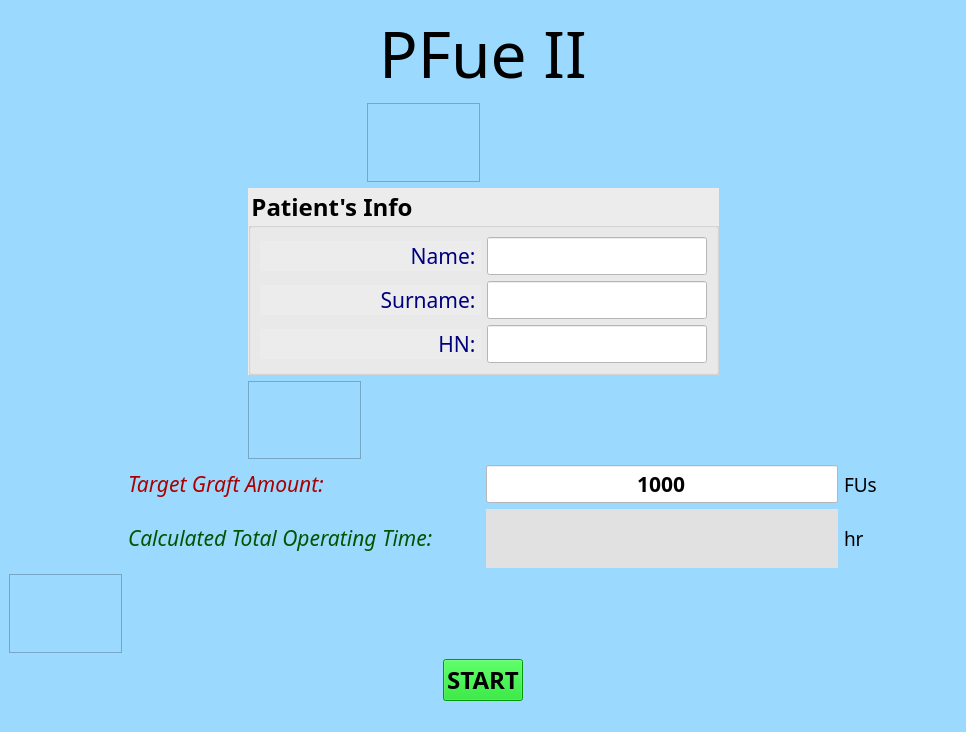
<?xml version="1.0" encoding="UTF-8"?>
<ui version="4.0">
 <class>MainWindow</class>
 <widget class="QMainWindow" name="MainWindow">
  <property name="windowModality">
   <enum>Qt::NonModal</enum>
  </property>
  <property name="geometry">
   <rect>
    <x>0</x>
    <y>0</y>
    <width>966</width>
    <height>732</height>
   </rect>
  </property>
  <property name="sizePolicy">
   <sizepolicy hsizetype="Fixed" vsizetype="Fixed">
    <horstretch>0</horstretch>
    <verstretch>0</verstretch>
   </sizepolicy>
  </property>
  <property name="contextMenuPolicy">
   <enum>Qt::NoContextMenu</enum>
  </property>
  <property name="windowTitle">
   <string>PFue-II Homepage</string>
  </property>
  <property name="windowIcon">
   <iconset>
    <normaloff>hairstyle.png</normaloff>hairstyle.png</iconset>
  </property>
  <property name="autoFillBackground">
   <bool>false</bool>
  </property>
  <property name="styleSheet">
   <string notr="true">background-color: rgb(155, 217, 255);
</string>
  </property>
  <property name="toolButtonStyle">
   <enum>Qt::ToolButtonIconOnly</enum>
  </property>
  <property name="tabShape">
   <enum>QTabWidget::Rounded</enum>
  </property>
  <widget class="QWidget" name="centralwidget">
   <layout class="QGridLayout" name="gridLayout_2">
    <item row="8" column="1">
     <layout class="QGridLayout" name="gridLayout_16">
      <item row="0" column="0">
       <widget class="QFrame" name="frame">
        <property name="frameShape">
         <enum>QFrame::StyledPanel</enum>
        </property>
        <property name="frameShadow">
         <enum>QFrame::Raised</enum>
        </property>
       </widget>
      </item>
     </layout>
    </item>
    <item row="2" column="4">
     <layout class="QGridLayout" name="gridLayout_30">
      <item row="0" column="0">
       <widget class="QFrame" name="frame_3">
        <property name="frameShape">
         <enum>QFrame::StyledPanel</enum>
        </property>
        <property name="frameShadow">
         <enum>QFrame::Raised</enum>
        </property>
       </widget>
      </item>
     </layout>
    </item>
    <item row="5" column="3">
     <layout class="QGridLayout" name="gridLayout_18">
      <item row="0" column="0">
       <widget class="QFrame" name="frame_2">
        <property name="frameShape">
         <enum>QFrame::StyledPanel</enum>
        </property>
        <property name="frameShadow">
         <enum>QFrame::Raised</enum>
        </property>
       </widget>
      </item>
     </layout>
    </item>
    <item row="3" column="3" rowspan="2" colspan="4">
     <layout class="QGridLayout" name="gridLayout_29">
      <item row="0" column="0">
       <widget class="QGroupBox" name="groupBox_2">
        <property name="sizePolicy">
         <sizepolicy hsizetype="Preferred" vsizetype="Fixed">
          <horstretch>0</horstretch>
          <verstretch>0</verstretch>
         </sizepolicy>
        </property>
        <property name="font">
         <font>
          <family>Myriad Hebrew</family>
          <pointsize>18</pointsize>
          <weight>75</weight>
          <italic>false</italic>
          <bold>true</bold>
         </font>
        </property>
        <property name="contextMenuPolicy">
         <enum>Qt::ActionsContextMenu</enum>
        </property>
        <property name="styleSheet">
         <string notr="true">background-color: rgb(236, 236, 236);</string>
        </property>
        <property name="title">
         <string>Patient's Info</string>
        </property>
        <layout class="QGridLayout" name="gridLayout_26">
         <item row="0" column="0">
          <layout class="QGridLayout" name="gridLayout_21">
           <item row="0" column="0">
            <widget class="QLabel" name="label_10">
             <property name="sizePolicy">
              <sizepolicy hsizetype="Preferred" vsizetype="Fixed">
               <horstretch>0</horstretch>
               <verstretch>0</verstretch>
              </sizepolicy>
             </property>
             <property name="font">
              <font>
               <family>Myriad Hebrew</family>
               <pointsize>16</pointsize>
               <weight>50</weight>
               <italic>false</italic>
               <bold>false</bold>
              </font>
             </property>
             <property name="text">
              <string>&lt;html&gt;&lt;head/&gt;&lt;body&gt;&lt;p&gt;&lt;span style=&quot; color:#00007f;&quot;&gt;    Name: &lt;/span&gt;&lt;/p&gt;&lt;/body&gt;&lt;/html&gt;</string>
             </property>
             <property name="alignment">
              <set>Qt::AlignRight|Qt::AlignTrailing|Qt::AlignVCenter</set>
             </property>
            </widget>
           </item>
          </layout>
         </item>
         <item row="2" column="0">
          <layout class="QGridLayout" name="gridLayout_24">
           <item row="0" column="0">
            <widget class="QLabel" name="label_12">
             <property name="sizePolicy">
              <sizepolicy hsizetype="Preferred" vsizetype="Fixed">
               <horstretch>0</horstretch>
               <verstretch>0</verstretch>
              </sizepolicy>
             </property>
             <property name="font">
              <font>
               <family>Myriad Hebrew</family>
               <pointsize>16</pointsize>
               <weight>50</weight>
               <italic>false</italic>
               <bold>false</bold>
              </font>
             </property>
             <property name="text">
              <string>&lt;html&gt;&lt;head/&gt;&lt;body&gt;&lt;p&gt;&lt;span style=&quot; color:#00007f;&quot;&gt;    HN: &lt;/span&gt;&lt;/p&gt;&lt;/body&gt;&lt;/html&gt;</string>
             </property>
             <property name="alignment">
              <set>Qt::AlignRight|Qt::AlignTrailing|Qt::AlignVCenter</set>
             </property>
            </widget>
           </item>
          </layout>
         </item>
         <item row="1" column="0">
          <layout class="QGridLayout" name="gridLayout_22">
           <item row="0" column="0">
            <widget class="QLabel" name="label_11">
             <property name="sizePolicy">
              <sizepolicy hsizetype="Preferred" vsizetype="Fixed">
               <horstretch>0</horstretch>
               <verstretch>0</verstretch>
              </sizepolicy>
             </property>
             <property name="font">
              <font>
               <family>Myriad Hebrew</family>
               <pointsize>16</pointsize>
               <weight>50</weight>
               <italic>false</italic>
               <bold>false</bold>
              </font>
             </property>
             <property name="text">
              <string>&lt;html&gt;&lt;head/&gt;&lt;body&gt;&lt;p&gt;&lt;span style=&quot; color:#00007f;&quot;&gt;    Surname: &lt;/span&gt;&lt;/p&gt;&lt;/body&gt;&lt;/html&gt;</string>
             </property>
             <property name="alignment">
              <set>Qt::AlignRight|Qt::AlignTrailing|Qt::AlignVCenter</set>
             </property>
            </widget>
           </item>
          </layout>
         </item>
         <item row="0" column="1">
          <layout class="QGridLayout" name="gridLayout_23">
           <property name="sizeConstraint">
            <enum>QLayout::SetFixedSize</enum>
           </property>
           <property name="horizontalSpacing">
            <number>20</number>
           </property>
           <item row="0" column="0">
            <widget class="QLineEdit" name="lineEdit_3">
             <property name="sizePolicy">
              <sizepolicy hsizetype="Preferred" vsizetype="Fixed">
               <horstretch>0</horstretch>
               <verstretch>0</verstretch>
              </sizepolicy>
             </property>
             <property name="font">
              <font>
               <family>Myriad Hebrew</family>
               <pointsize>16</pointsize>
              </font>
             </property>
             <property name="styleSheet">
              <string notr="true">background-color: rgb(255, 255, 255);</string>
             </property>
            </widget>
           </item>
          </layout>
         </item>
         <item row="1" column="1">
          <layout class="QGridLayout" name="gridLayout_25">
           <property name="sizeConstraint">
            <enum>QLayout::SetFixedSize</enum>
           </property>
           <item row="0" column="0">
            <widget class="QLineEdit" name="lineEdit">
             <property name="sizePolicy">
              <sizepolicy hsizetype="Preferred" vsizetype="Fixed">
               <horstretch>0</horstretch>
               <verstretch>0</verstretch>
              </sizepolicy>
             </property>
             <property name="font">
              <font>
               <family>Myriad Hebrew</family>
               <pointsize>16</pointsize>
              </font>
             </property>
             <property name="styleSheet">
              <string notr="true">background-color: rgb(255, 255, 255);</string>
             </property>
            </widget>
           </item>
          </layout>
         </item>
         <item row="2" column="1">
          <layout class="QGridLayout" name="gridLayout_27">
           <property name="sizeConstraint">
            <enum>QLayout::SetFixedSize</enum>
           </property>
           <item row="0" column="0">
            <widget class="QLineEdit" name="lineEdit_2">
             <property name="sizePolicy">
              <sizepolicy hsizetype="Preferred" vsizetype="Fixed">
               <horstretch>0</horstretch>
               <verstretch>0</verstretch>
              </sizepolicy>
             </property>
             <property name="font">
              <font>
               <family>Myriad Hebrew</family>
               <pointsize>16</pointsize>
              </font>
             </property>
             <property name="styleSheet">
              <string notr="true">background-color: rgb(255, 255, 255);</string>
             </property>
            </widget>
           </item>
          </layout>
         </item>
        </layout>
       </widget>
      </item>
     </layout>
    </item>
    <item row="6" column="8">
     <layout class="QGridLayout" name="gridLayout_33">
      <item row="0" column="0">
       <widget class="QLabel" name="label_7">
        <property name="font">
         <font>
          <family>Myriad Hebrew</family>
          <pointsize>14</pointsize>
         </font>
        </property>
        <property name="text">
         <string>FUs</string>
        </property>
       </widget>
      </item>
     </layout>
    </item>
    <item row="6" column="5" colspan="3">
     <layout class="QGridLayout" name="gridLayout_5">
      <item row="0" column="0">
       <widget class="QLineEdit" name="lineEdit_4">
        <property name="sizePolicy">
         <sizepolicy hsizetype="Preferred" vsizetype="Fixed">
          <horstretch>0</horstretch>
          <verstretch>0</verstretch>
         </sizepolicy>
        </property>
        <property name="font">
         <font>
          <family>Myriad Hebrew</family>
          <pointsize>16</pointsize>
          <weight>75</weight>
          <bold>true</bold>
         </font>
        </property>
        <property name="styleSheet">
         <string notr="true">background-color: rgb(255, 255, 255);</string>
        </property>
        <property name="text">
         <string>1000</string>
        </property>
        <property name="alignment">
         <set>Qt::AlignCenter</set>
        </property>
       </widget>
      </item>
     </layout>
    </item>
    <item row="7" column="2" colspan="3">
     <layout class="QGridLayout" name="gridLayout_15">
      <item row="1" column="1">
       <widget class="QLabel" name="label_8">
        <property name="font">
         <font>
          <family>Myriad Hebrew</family>
          <pointsize>16</pointsize>
          <weight>50</weight>
          <italic>true</italic>
          <bold>false</bold>
         </font>
        </property>
        <property name="text">
         <string>&lt;html&gt;&lt;head/&gt;&lt;body&gt;&lt;p&gt;&lt;span style=&quot; color:#005500;&quot;&gt;Calculated Total Operating Time:&lt;/span&gt;&lt;/p&gt;&lt;/body&gt;&lt;/html&gt;</string>
        </property>
       </widget>
      </item>
     </layout>
    </item>
    <item row="6" column="2" colspan="3">
     <layout class="QGridLayout" name="gridLayout_4">
      <item row="1" column="1">
       <widget class="QLabel" name="label_6">
        <property name="font">
         <font>
          <family>Myriad Hebrew</family>
          <pointsize>16</pointsize>
          <weight>50</weight>
          <italic>true</italic>
          <bold>false</bold>
         </font>
        </property>
        <property name="text">
         <string>&lt;html&gt;&lt;head/&gt;&lt;body&gt;&lt;p&gt;&lt;span style=&quot; color:#aa0000;&quot;&gt;Target Graft Amount: &lt;/span&gt;&lt;/p&gt;&lt;/body&gt;&lt;/html&gt;</string>
        </property>
       </widget>
      </item>
     </layout>
    </item>
    <item row="7" column="5" colspan="3">
     <layout class="QGridLayout" name="gridLayout_14">
      <item row="0" column="0">
       <widget class="QLabel" name="label">
        <property name="sizePolicy">
         <sizepolicy hsizetype="Preferred" vsizetype="Fixed">
          <horstretch>0</horstretch>
          <verstretch>0</verstretch>
         </sizepolicy>
        </property>
        <property name="font">
         <font>
          <family>Myriad Hebrew</family>
          <pointsize>16</pointsize>
          <weight>75</weight>
          <bold>true</bold>
         </font>
        </property>
        <property name="focusPolicy">
         <enum>Qt::NoFocus</enum>
        </property>
        <property name="styleSheet">
         <string notr="true">background-color: rgb(225, 225, 225);</string>
        </property>
        <property name="text">
         <string>&lt;html&gt;&lt;head/&gt;&lt;body&gt;&lt;p&gt;&lt;br/&gt;&lt;/p&gt;&lt;/body&gt;&lt;/html&gt;</string>
        </property>
        <property name="alignment">
         <set>Qt::AlignCenter</set>
        </property>
       </widget>
      </item>
     </layout>
    </item>
    <item row="9" column="4" colspan="2">
     <layout class="QGridLayout" name="gridLayout_20">
      <item row="0" column="0">
       <widget class="QPushButton" name="pushButton">
        <property name="sizePolicy">
         <sizepolicy hsizetype="Fixed" vsizetype="Fixed">
          <horstretch>0</horstretch>
          <verstretch>0</verstretch>
         </sizepolicy>
        </property>
        <property name="font">
         <font>
          <family>Segoe Script</family>
          <pointsize>18</pointsize>
          <weight>75</weight>
          <bold>true</bold>
         </font>
        </property>
        <property name="styleSheet">
         <string notr="true">background-color: rgb(4, 214, 18);</string>
        </property>
        <property name="text">
         <string>START</string>
        </property>
       </widget>
      </item>
     </layout>
    </item>
    <item row="7" column="8">
     <layout class="QGridLayout" name="gridLayout_17">
      <item row="1" column="0">
       <widget class="QLabel" name="label_9">
        <property name="font">
         <font>
          <family>Myriad Hebrew</family>
          <pointsize>14</pointsize>
         </font>
        </property>
        <property name="text">
         <string>hr</string>
        </property>
       </widget>
      </item>
     </layout>
    </item>
    <item row="1" column="4" colspan="2">
     <layout class="QVBoxLayout" name="verticalLayout">
      <item>
       <widget class="QLabel" name="label_2">
        <property name="sizePolicy">
         <sizepolicy hsizetype="Preferred" vsizetype="Preferred">
          <horstretch>0</horstretch>
          <verstretch>0</verstretch>
         </sizepolicy>
        </property>
        <property name="font">
         <font>
          <family>MV Boli</family>
          <pointsize>48</pointsize>
          <weight>50</weight>
          <bold>false</bold>
         </font>
        </property>
        <property name="text">
         <string>PFue II</string>
        </property>
        <property name="alignment">
         <set>Qt::AlignCenter</set>
        </property>
       </widget>
      </item>
     </layout>
    </item>
   </layout>
  </widget>
  <widget class="QMenuBar" name="menubar">
   <property name="geometry">
    <rect>
     <x>0</x>
     <y>0</y>
     <width>966</width>
     <height>26</height>
    </rect>
   </property>
  </widget>
  <widget class="QStatusBar" name="statusBar"/>
 </widget>
 <resources>
  <include location="resources.qrc"/>
 </resources>
 <connections/>
</ui>
